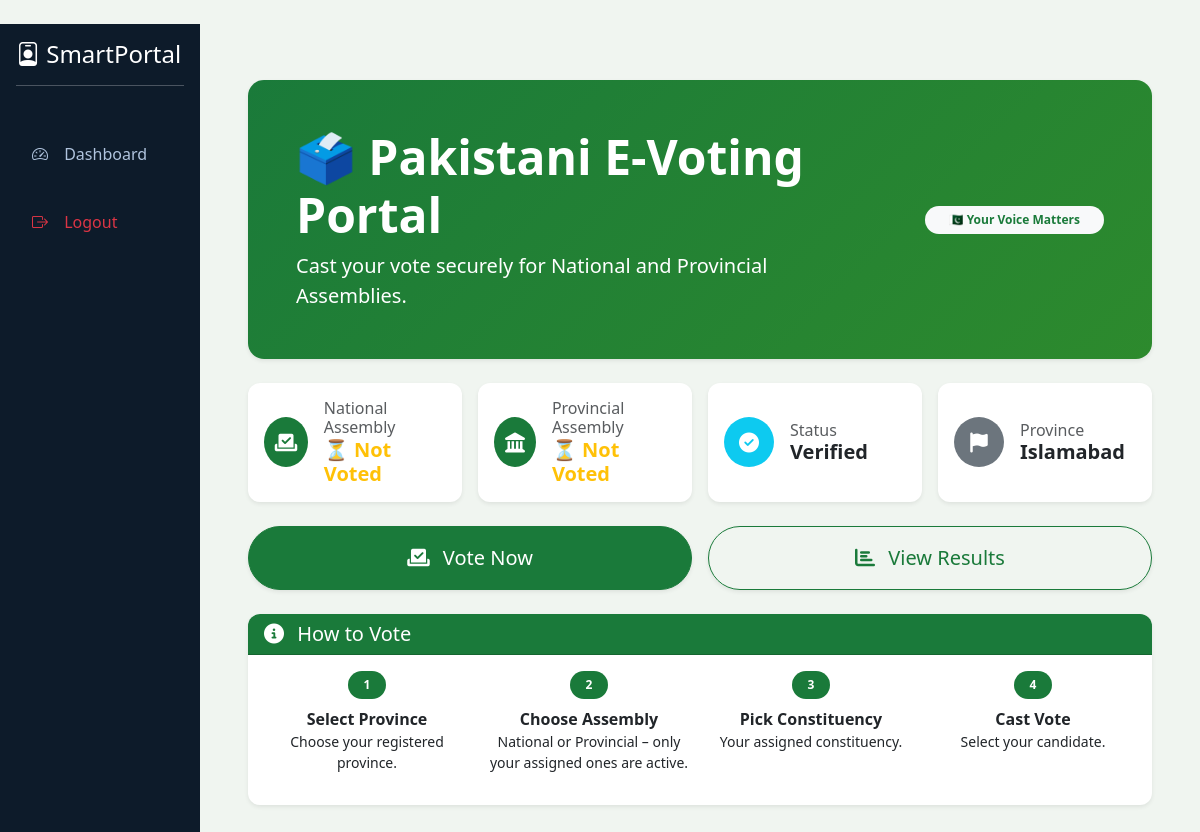
The app's page /voting/ (signed in) with its own data.
### voting/models.py (models this page shows, shortened)
class UserProfile(models.Model):
    user = models.OneToOneField(User, on_delete=models.CASCADE, related_name='voting_profile')
    date_of_birth = models.DateField(null=True, blank=True)
    selfie = models.ImageField(upload_to='selfies/', blank=True, null=True)
    cnic_photo = models.ImageField(upload_to='cnic_photos/', blank=True, null=True)
    is_verified = models.BooleanField(default=False)
    assigned_na_constituency = models.ForeignKey(Constituency, on_delete=models.SET_NULL, null=True, blank=True, related_name='na_voters')
    assigned_pa_constituency = models.ForeignKey(Constituency, on_delete=models.SET_NULL, null=True, blank=True, related_name='pa_voters')

class Constituency(models.Model):
    code = models.CharField(max_length=20, unique=True)  # e.g., NA-52, PP-11
    name = models.CharField(max_length=100)
    province = models.ForeignKey(Province, on_delete=models.CASCADE)
    assembly = models.ForeignKey(AssemblyType, on_delete=models.CASCADE, related_name="constituencies")

class Province(models.Model):
    name = models.CharField(max_length=50, unique=True)
    code = models.CharField(max_length=5, unique=True)
    def __str__(self): return self.name

### voting/views.py (the view)
# urls.py: path('', views.dashboard, name='dashboard'),
@login_required
def dashboard(request):
    profile = get_profile(request.user)
    has_voted_na = Vote.objects.filter(user=request.user, constituency__assembly__code='NA').exists()
    has_voted_pa = Vote.objects.filter(
        user=request.user,
        constituency__assembly__code__in=['PP','PS','PK','PB','PG','PKS']
    ).exists()
    return render(request, "voting/dashboard.html", {
        "profile": profile,
        "has_voted_na": has_voted_na,
        "has_voted_pa": has_voted_pa,
    })

### voting/views.py (called while the page is built)
def get_profile(user):
    profile, created = UserProfile.objects.get_or_create(user=user)
    return profile

### voting/templates/voting/dashboard.html (shortened to what this page needs)
{% extends "base.html" %}
{% load static %}
{% block content %}
<div class="container-fluid px-4 py-4">
    <div class="row mb-4">
        <div class="col-12">
            <div class="card border-0 shadow-sm" style="background: linear-gradient(135deg, #1a7a3a 0%, #2d8a2d 100%); border-radius: 1rem;">
                <div class="card-body p-4 p-md-5 text-white">
                    <div class="row align-items-center">
                        <div class="col-md-8">
                            <h1 class="display-5 fw-bold">🗳️ Pakistani E‑Voting Portal</h1>
                            <p class="lead mb-0">Cast your vote securely for National and Provincial Assemblies.</p>
                        </div>
                        <div class="col-md-4 text-end">
                            <span class="badge bg-light text-success px-4 py-2 rounded-pill">🇵🇰 Your Voice Matters</span>
                        </div>
                    </div>
                </div>
            </div>
        </div>
    </div>
    <div class="row g-3 mb-4">
        <div class="col-md-3 col-sm-6">
            <div class="card border-0 shadow-sm h-100">
                <div class="card-body d-flex align-items-center">
                    <div class="bg-success text-white rounded-circle d-flex align-items-center justify-content-center me-3" style="width:50px;height:50px;">
                        <i class="fas fa-vote-yea fa-lg"></i>
                    </div>
                    <div>
                        <h6 class="text-muted mb-0">National Assembly</h6>
                        <h5 class="mb-0 fw-bold">{% if has_voted_na %}<span class="text-success">✅ Voted</span>{% else %}<span class="text-warning">⏳ Not Voted</span>{% endif %}</h5>
                    </div>
                </div>
            </div>
        </div>
        <div class="col-md-3 col-sm-6">
            <div class="card border-0 shadow-sm h-100">
                <div class="card-body d-flex align-items-center">
                    <div class="bg-success text-white rounded-circle d-flex align-items-center justify-content-center me-3" style="width:50px;height:50px;">
                        <i class="fas fa-landmark fa-lg"></i>
                    </div>
                    <div>
                        <h6 class="text-muted mb-0">Provincial Assembly</h6>
                        <h5 class="mb-0 fw-bold">{% if has_voted_pa %}<span class="text-success">✅ Voted</span>{% else %}<span class="text-warning">⏳ Not Voted</span>{% endif %}</h5>
                    </div>
                </div>
            </div>
        </div>
        <div class="col-md-3 col-sm-6">
            <div class="card border-0 shadow-sm h-100">
                <div class="card-body d-flex align-items-center">
                    <div class="bg-info text-white rounded-circle d-flex align-items-center justify-content-center me-3" style="width:50px;height:50px;">
                        <i class="fas fa-check-circle fa-lg"></i>
                    </div>
                    <div>
                        <h6 class="text-muted mb-0">Status</h6>
                        <h5 class="mb-0 fw-bold">{{ profile.is_verified|yesno:"Verified,Pending" }}</h5>
                    </div>
                </div>
            </div>
        </div>
        <div class="col-md-3 col-sm-6">
            <div class="card border-0 shadow-sm h-100">
                <div class="card-body d-flex align-items-center">
                    <div class="bg-secondary text-white rounded-circle d-flex align-items-center justify-content-center me-3" style="width:50px;height:50px;">
                        <i class="fas fa-flag fa-lg"></i>
                    </div>
                    <div>
                        <h6 class="text-muted mb-0">Province</h6>
                        <h5 class="mb-0 fw-bold">{{ profile.assigned_na_constituency.province|default:"Not set" }}</h5>
                    </div>
                </div>
            </div>
        </div>
    </div>
    <div class="row g-3 mb-4">
        <div class="col-md-6">
            <a href="{% url 'voting_wizard_step' step=1 %}" class="btn btn-success btn-lg w-100 py-3 rounded-pill shadow-sm">
                <i class="fas fa-vote-yea me-2"></i> Vote Now
            </a>
        </div>
        <div class="col-md-6">
            <a href="{% url 'voting_results' %}" class="btn btn-outline-success btn-lg w-100 py-3 rounded-pill shadow-sm">
                <i class="fas fa-chart-bar me-2"></i> View Results
            </a>
        </div>
    </div>
    <div class="row">
        <div class="col-12">
            <div class="card border-0 shadow-sm">
                <div class="card-header bg-success text-white">
                    <h5 class="mb-0"><i class="fas fa-info-circle me-2"></i> How to Vote</h5>
                </div>
                <div class="card-body">
                    <div class="row g-3">
                        <div class="col-md-3 text-center">
                            <span class="badge bg-success rounded-pill px-3 py-2">1</span>
                            <p class="mt-2"><strong>Select Province</strong><br><small>Choose your registered province.</small></p>
                        </div>
                        <div class="col-md-3 text-center">
                            <span class="badge bg-success rounded-pill px-3 py-2">2</span>
                            <p class="mt-2"><strong>Choose Assembly</strong><br><small>National or Provincial – only your assigned ones are active.</small></p>
                        </div>
                        <div class="col-md-3 text-center">
                            <span class="badge bg-success rounded-pill px-3 py-2">3</span>
                            <p class="mt-2"><strong>Pick Constituency</strong><br><small>Your assigned constituency.</small></p>
                        </div>
                        <div class="col-md-3 text-center">
                            <span class="badge bg-success rounded-pill px-3 py-2">4</span>
                            <p class="mt-2"><strong>Cast Vote</strong><br><small>Select your candidate.</small></p>
                        </div>
                    </div>
                </div>
            </div>
        </div>
    </div>
</div>
{% endblock %}

### templates/base.html (style rules this page uses)
:root { --gov-green: #1a7a3a; --gov-dark: #0d4a1f; --gov-light: #e8f5e9; --gov-gold: #c5a059; }
body { background-color: #f0f5f0; font-family: 'Segoe UI', Tahoma, Geneva, Verdana, sans-serif; }
.card { border: none; border-radius: 0.75rem; box-shadow: 0 4px 12px rgba(0,0,0,0.05); }
.card-header { border-radius: 0.75rem 0.75rem 0 0 !important; }
.btn-success { background-color: var(--gov-green); border-color: var(--gov-green); }
.btn-outline-success { color: var(--gov-green); border-color: var(--gov-green); }
.bg-success { background-color: var(--gov-green) !important; }
.text-success { color: var(--gov-green) !important; }

### voting/templates/voting/dashboard.html (style rules this page uses)
.btn-success { background-color: #1a7a3a; border-color: #1a7a3a; }
.btn-outline-success { color: #1a7a3a; border-color: #1a7a3a; }
.card { border-radius: 0.75rem; }
.badge.bg-success { background-color: #1a7a3a !important; }

### records on screen
UserProfile: is_verified "Verified", assigned_na_constituency.province "Islamabad"
